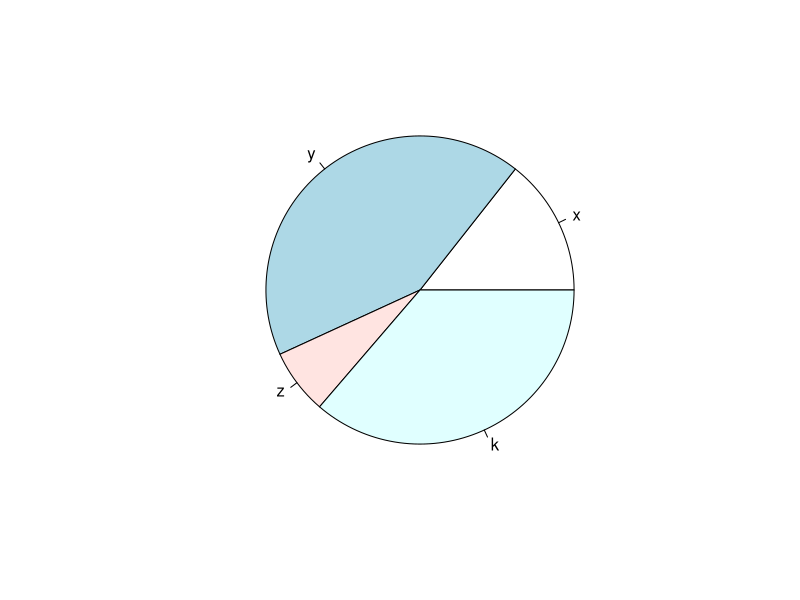

This chart was generated by the following R code:
print("hello world")
str <- "hello world"
print(str)
a <- 13
print(a)
b <- 2
print(b)
c <- 1.5
print(c)
#########
print(a/b)
print(a*b)
print(a-b)
print(a+b)
#########
if (a<b) {
  print(TRUE)
}else{
  print(FALSE)
}
#########
v <- c( 2,5.5,6)
t <- c(8, 3, 4)
print(v+t)
#########
new.function <- function(a) {
  for(i in 1:a) {
    b <- i^2
    print(b)
  }
}
new.function(6)
#########
vec <- c(2,3,6)
vec1 <- c(2,11,8)
print(vec)
print(vec + vec1)
#######
list_data <- list("Red", "Green", c(21,32,11), TRUE, 51.23, 119.1)
print(list_data)
#######
M <- matrix(c(1:16), nrow = 4, ncol = 4)
print(M)
#######
my.array <- array(c(1,2,3,4), dim =c(2,2))
print(my.array)
#######
x <- c(21, 62, 10, 53)
labels <- c("x", "y", "z", "k")
# Plot the chart.
pie(x,labels)
